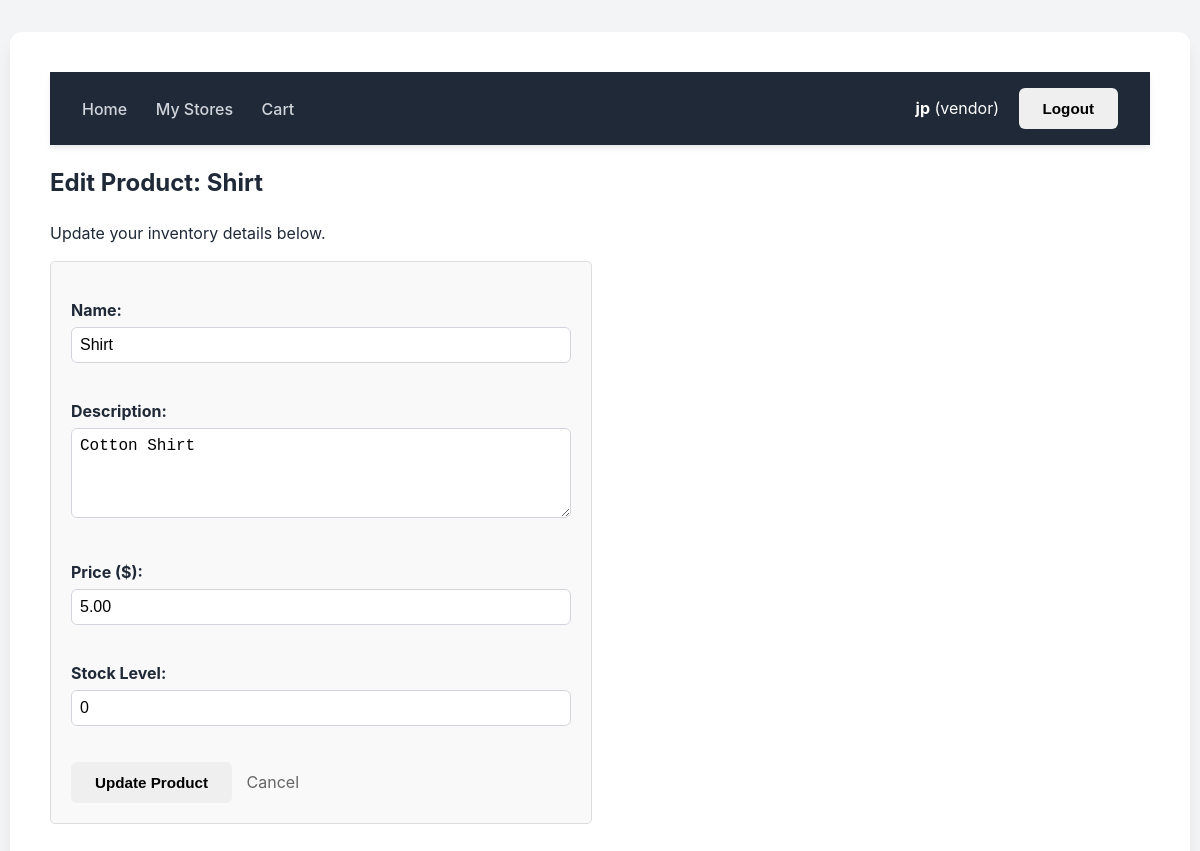
The app's page /product/2/edit/ (signed in) with its own data.
### store/models.py (models this page shows, shortened)
class Profile(models.Model):
    ROLE_CHOICES = (
        ('vendor', 'Vendor'),
        ('buyer', 'Buyer'),
    )
    user = models.OneToOneField(User, on_delete=models.CASCADE)
    role = models.CharField(
        max_length=10,
        choices=ROLE_CHOICES,
        default='buyer'
    )

class Product(models.Model):
    store = models.ForeignKey(
        Store,
        on_delete=models.CASCADE,
        related_name='products'
    )
    name = models.CharField(max_length=255)
    description = models.TextField()
    price = models.DecimalField(max_digits=10, decimal_places=2)
    stock = models.PositiveIntegerField(default=0)

### store/views.py (the view, shortened to what this page needs)
@login_required
@user_passes_test(is_vendor)
def edit_product(request, product_id):
    product = get_object_or_404(
        Product, id=product_id, store__vendor=request.user
    )
    return render(request, 'store/edit_product.html', {'product': product})

### store/views.py (called while the page is built)
def is_vendor(user):
    return hasattr(user, 'profile') and user.profile.role == 'vendor'

### store/templates/store/edit_product.html (shortened to what this page needs)
{% extends 'base.html' %}
{% block content %}
    <h2>Edit Product: {{ product.name }}</h2>
    <p>Update your inventory details below.</p>
    <form method="POST" style="background: #f9f9f9; padding: 20px; border: 1px solid #ddd; max-width: 500px; border-radius: 5px;">
        <p>
            <strong>Name:</strong><br>
            <input type="text" name="name" value="{{ product.name }}" style="width: 100%; padding: 8px; margin-top: 5px;" required>
        </p>
        <p>
            <strong>Description:</strong><br>
            <textarea name="description" style="width: 100%; padding: 8px; margin-top: 5px;" rows="4" required>{{ product.description }}</textarea>
        </p>
        <p>
            <strong>Price ($):</strong><br>
            <input type="number" step="0.01" name="price" value="{{ product.price }}" style="width: 100%; padding: 8px; margin-top: 5px;" required>
        </p>
        <p>
            <strong>Stock Level:</strong><br>
            <input type="number" name="stock" value="{{ product.stock }}" style="width: 100%; padding: 8px; margin-top: 5px;" required>
        </p>
        <button type="submit" class="btn btn-view">Update Product</button>
        <a href="{% url 'manage_products' product.store.id %}" style="margin-left: 10px; color: #666; text-decoration: none;">Cancel</a>
    </form>
{% endblock %}

### store/templates/base.html (shortened to what this page needs)
<!DOCTYPE html>
<html lang="en">
<head>
</head>
<body>
<div class="container">
    <nav>
        <div>
            <a href="{% url 'product_list' %}">Home</a>
            {% if user.is_authenticated %}
                {% if user.profile.role == 'vendor' %}
                    <a href="{% url 'vendor_store_list' %}">My Stores</a>
                {% endif %}
                <a href="{% url 'view_cart' %}">Cart</a>
            {% endif %}
        </div>
        <div>
            {% if user.is_authenticated %}
                <span style="margin-right:15px;"><strong>{{ user.username }}</strong> ({{ user.profile.role }})</span>
                <form action="{% url 'logout' %}" method="post" style="display:inline;">
                    <button type="submit" class="btn btn-logout">Logout</button>
                </form>
            {% else %}
                <a href="{% url 'login' %}">Login</a>
                <a href="{% url 'register_view' %}">Register</a>
            {% endif %}
        </div>
    </nav>
    {% block content %}{% endblock %}
</div>
</body>
</html>

### store/templates/base.html (style rules this page uses)
:root { --primary: #2563eb; --success: #16a34a; --danger: #dc2626; --warning: #f59e0b; --dark: #1f2937; --light: #f9fafb; }
body { font-family: 'Inter', system-ui, sans-serif; margin: 0; background-color: #f3f4f6; color: var(--dark); line-height: 1.5; }
nav { background: var(--dark); color: white; padding: 1rem 2rem; display: flex; justify-content: space-between; align-items: center; box-shadow: 0 4px 6px -1px rgba(0,0,0,0.1); }
nav a { color: #d1d5db; text-decoration: none; font-weight: 500; transition: color 0.2s; margin-right: 1.5rem; }
.container { max-width: 1100px; margin: 2rem auto; background: white; padding: 2.5rem; border-radius: 12px; box-shadow: 0 10px 15px -3px rgba(0,0,0,0.1); }
input, textarea, select { width: 100%; padding: 0.75rem; margin-top: 0.5rem; margin-bottom: 1.25rem; border: 1px solid #d1d5db; border-radius: 6px; box-sizing: border-box; font-size: 1rem; }
.btn { display: inline-block; padding: 0.75rem 1.5rem; border-radius: 6px; font-weight: 600; text-decoration: none; border: none; cursor: pointer; transition: opacity 0.2s; font-size: 0.95rem; }

### records on screen
Product: name "Shirt", description "Cotton Shirt", price "5.00", stock "0"

### other values on screen
{{ user.username }} "jp"
{{ user.profile.role }} "vendor"
